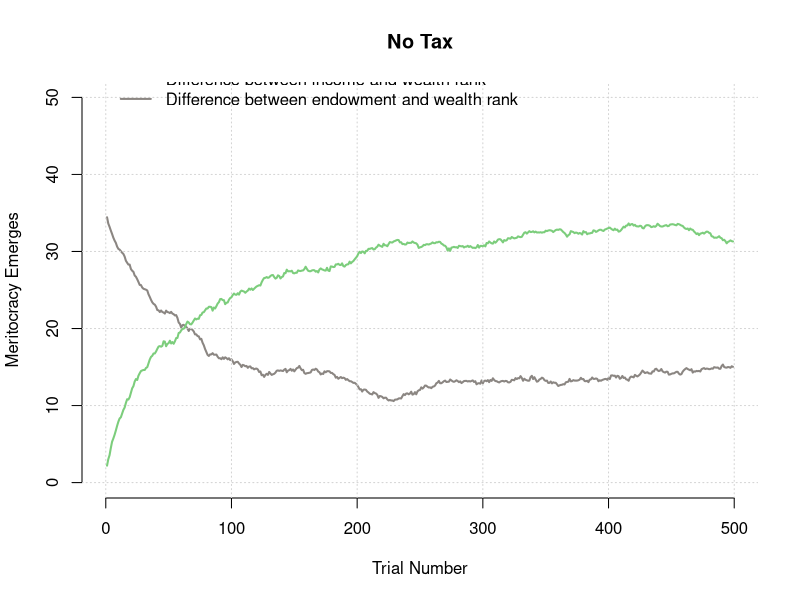
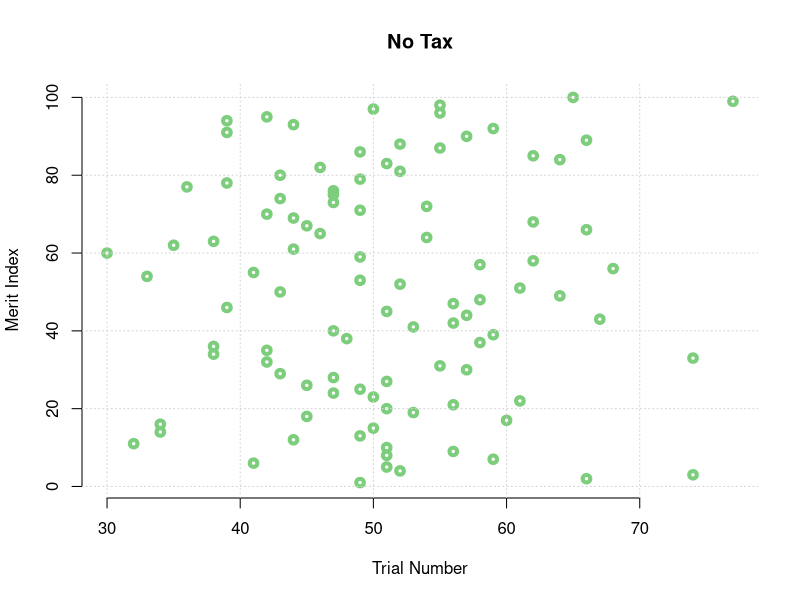
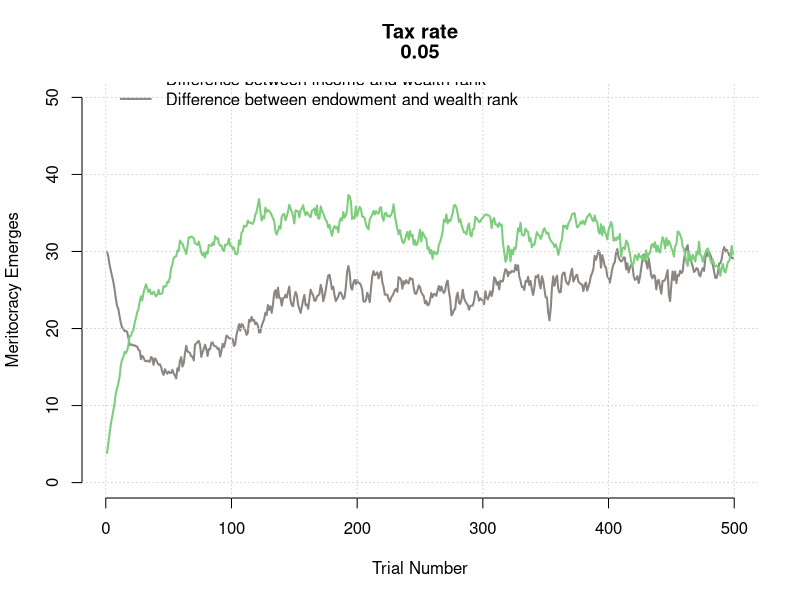
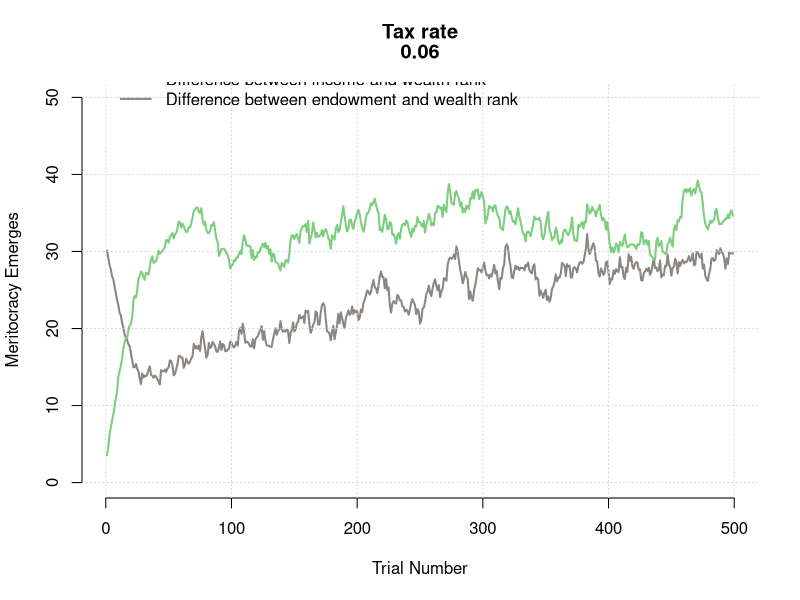
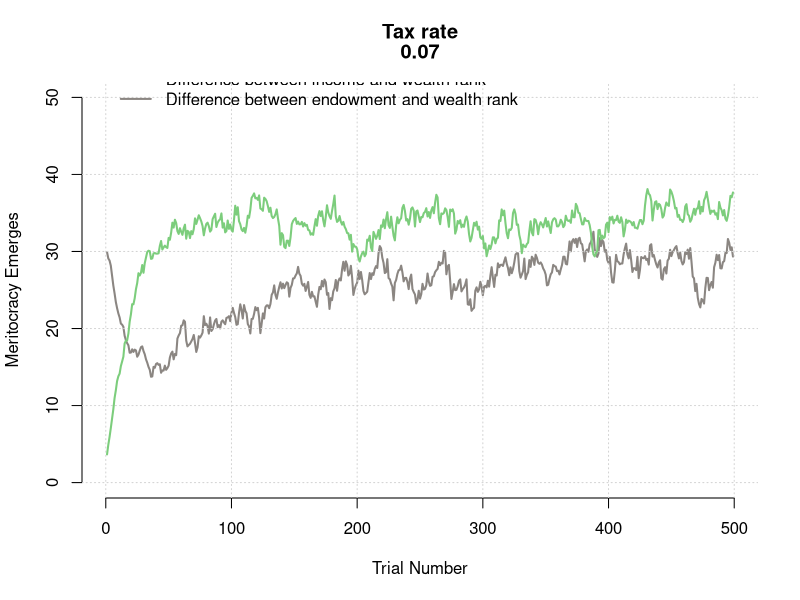
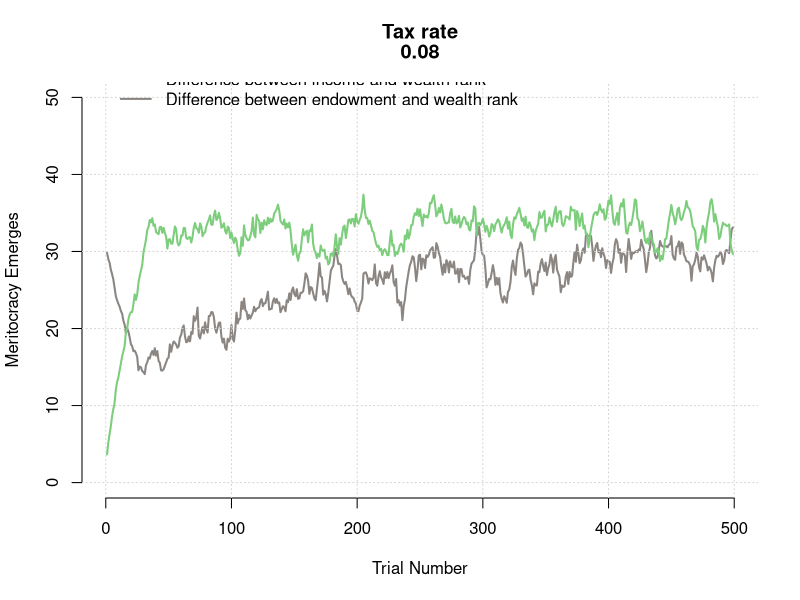
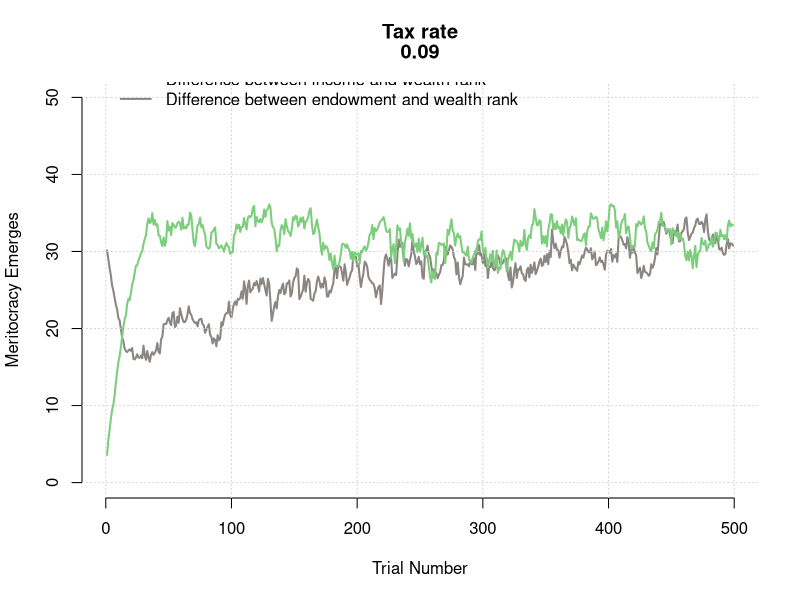
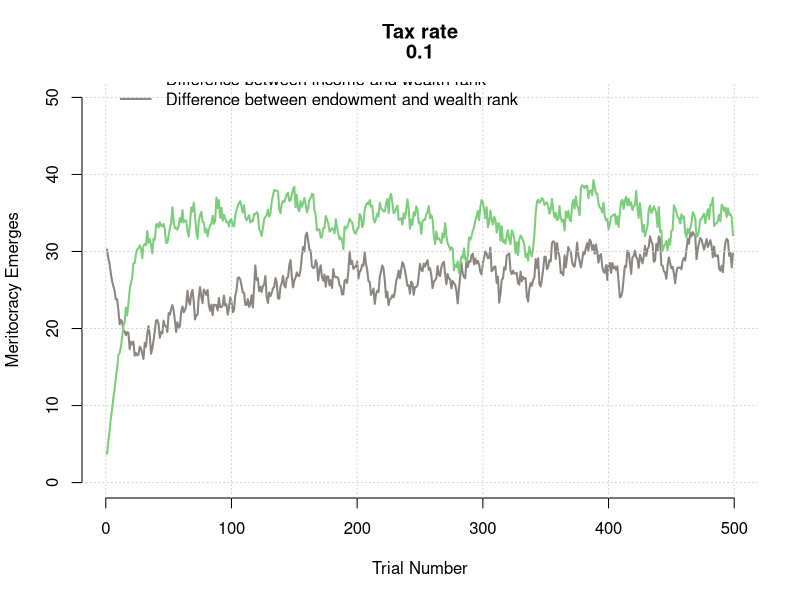

Here is the R script that generated these plots, in order: (Note: this script raises an error after producing the figures.)
## ---- chunk 1
# ATTENTION! RANDOM GROWTH IS NOW AN ATTRIBUTE OF ALL SIMULATIONS
# IN ADDITION TO NTRIALS BEING 500 AND ENDOWMENT * 500

nsim <- 100 # number of simulations to run
nagents <- 100 # number of agents
ntrials <- 500# number of trials in each sim CHANGED FROM 100
merit_index_nt <- c() # define merit index outside sim to fill with values

for (s in 1:nsim){
  endowment <- rgamma(nagents,1,1)*500 # sampling endowment from dist
  income <- rgamma(nagents,1,1)*10 # sampling income from dist
  wealth_rank <- array(0,c(ntrials,nagents)) # setting up arrays
  wealth2endowment <- array(0,c(ntrials,nagents))
  wealth2income <- array(0,c(ntrials,nagents))
  incomeVendowment <- array(0,c(ntrials,nagents))
  wealth <- endowment + income # wealth is income and endowments
  for (tt in 2:ntrials){
    capital_growth <- wealth * ((rbeta(nagents,10,10)*2-1)/5) # sampling growth from dist
    wealth <- wealth + income + capital_growth # add to wealth
    wealth_rank <- rank(wealth) # wealth rank
    wealth2endowment[tt,] <- abs(wealth_rank-rank(endowment)) # calc dif between wealth and endowment
    wealth2income[tt,] <- abs(wealth_rank-rank(income))# and income
    incomeVendowment[tt,] <- wealth2endowment[tt,] - wealth2income[tt,]  
  }
  merit_index_nt[s] <- min(which(rowMeans(incomeVendowment)>0))# get merit index
}

#plot of one sim
plot(rowMeans(wealth2income[2:ntrials,]),
     xlab = "Trial Number",
     ylab = "Meritocracy Emerges",
     main = c("No Tax"),
     ylim = c(0,50),
     type='l',
     lwd=2,
     col="seashell4",
     axes=FALSE)
  axis(1)
  axis(2)
  grid(nx = NULL, ny = NULL, col = "lightgray", lty = "dotted",
       lwd = par("lwd"), equilogs = TRUE)
  lines(rowMeans(wealth2endowment[2:ntrials,]),type='l',ylim=c(0,1),lwd=2,col="palegreen3")
  legend (x = 0.01, y = 55, legend = c("Difference between income and wealth rank","Difference between endowment and wealth rank"),
          col = c("palegreen3","seashell4"), bty = "n", lwd = 2)
# plot merit indices
plot(merit_index_nt,1:nsim,type='p',
     xlab = "Trial Number",
     ylab = "Merit Index",
     main = "No Tax",
     col = "palegreen3",
     lwd=4,axes=FALSE)
axis(1)
axis(2)
grid(nx = NULL, ny = NULL, col = "lightgray", lty = "dotted",
     lwd = par("lwd"), equilogs = TRUE)

# merit index from all the sims
no_tax <- data.frame(condition="nt",value=merit_index_nt)

## ---- chunk 2

nsim <- 100
nagents <- 100
ntrials <- 500
tax_rates <- seq(0.04,.7,.01) # different tax rates

for (s in nsim){
  endowment <- rgamma(nagents,1,1)*500 
  income <- rgamma(nagents,1,1)*10 
  wealth_rank <- array(0,c(ntrials,nagents))
  wealth2endowment <- array(0,c(ntrials,nagents))
  wealth2income <- array(0,c(ntrials,nagents))
  incomeVendowment <- array(0,c(ntrials,nagents))
  wealth <- endowment + income
  tax_rates <- seq(0.04,.7,.01)
  merit_index_p <- array(0,length(tax_rates))
  for (i in 2:length(tax_rates)) { # for every rate of tax
    wealth <- endowment + income
    for (t in 1:ntrials) {
      tax <- wealth*tax_rates[i] # take tax
      state <- sum(tax) # put in public pool
      capital_growth <- wealth * ((rbeta(nagents,10,10)*2-1)/5) # growth
      wealth <- wealth + income + capital_growth - tax + state/nagents # growth and redistribution
      wealth_rank[t,] <- rank(wealth)
      wealth2endowment[t,] <- abs(wealth_rank[t,]-rank(endowment))
      wealth2income[t,] <- abs(wealth_rank[t,]-rank(income))
      incomeVendowment[t,] <- wealth2endowment[t,] - wealth2income[t,]  
    }
    merit_index_p[i] <- min(which(rowMeans(incomeVendowment)>0))
    plot(rowMeans(wealth2income[2:ntrials,]),# plot every tax rate
     xlab = "Trial Number",
     ylab = "Meritocracy Emerges",
     main = c("Tax rate",paste(tax_rates[i])),
     ylim = c(0,50),
     type='l',
     lwd=2,
     col="seashell4",
     axes=FALSE)
    axis(1)
    axis(2)
    grid(nx = NULL, ny = NULL, col = "lightgray", lty = "dotted",
         lwd = par("lwd"), equilogs = TRUE)
    lines(rowMeans(wealth2endowment[2:ntrials,]),type='l',ylim=c(0,1),lwd=2,col="palegreen3")
    legend (x = 0.01, y = 55, legend = c("Difference between income and wealth rank","Difference between endowment and wealth rank"),
            col = c("palegreen3","seashell4"), bty = "n", lwd = 2)
  }
}

# plot merit vs. tax rate 
plot(tax_rates,merit_index_p,type='p',
     xlab = "Tax Rate",
     ylab = "Meritocracy Emerges",
     col = "palegreen3",
     lwd=4,axes=FALSE)
axis(1)
axis(2) 
grid(nx = NULL, ny = NULL, col = "lightgray", lty = "dotted",
     lwd = par("lwd"), equilogs = TRUE)

piketty <- data.frame(condition="piketty",value=merit_index_p)

## ---- chunk 3

nsim <- 100
nagents <- 100
ntrials <- 500
merit_index_vt <- array(0,c(nsim))

for (s in 1:nsim){
  endowment <- rgamma(nagents,1,1)*500 
  income <- rgamma(nagents,1,1)*10
  wealth <- array(0,c(ntrials,nagents))
  wealth_rank <- array(0,c(ntrials,nagents))
  wealth2endowment <- array(0,c(ntrials,nagents))
  wealth2income <- array(0,c(ntrials,nagents))
  incomeVendowment <- array(0,c(ntrials,nagents))
  wealth[1,] <- endowment + income
  tax_rates <- array(0,c(ntrials,nagents)) 
  tax_rate_delta <- 0.01 # here we add a delta for the tax based on growth
  for (t in 2:ntrials) {
    capital_growth <- wealth[t-1,] * ((rbeta(nagents,10,10)*2-1)/5)
    tax_rates[t,capital_growth<0] <- # here is where we change the rates based on growth
      tax_rates[t-1,capital_growth<0] - tax_rate_delta
    tax_rates[t,capital_growth>0 & sum(capital_growth<0)] <-
      tax_rates[t-1,capital_growth>0 & sum(capital_growth<0)] + tax_rate_delta
    tax <- wealth[t-1,]*tax_rates[t,]
    state <- sum(tax)
    wealth[t,] <- wealth[t-1,] + income + capital_growth + (state/nagents) - tax
    wealth_rank[t,] <- rank(wealth[t,])
    wealth2endowment[t,] <- abs(wealth_rank[t,]-rank(endowment))
    wealth2income[t,] <- abs(wealth_rank[t,]-rank(income))
    incomeVendowment[t,] <- wealth2endowment[t,] - wealth2income[t,]  
    merit_index_vt[s] <- min(which(rowMeans(incomeVendowment)>0))
  }
}

vt <- data.frame(condition="vt",value=merit_index_vt)

# ONE SIM ONLY
plot(rowMeans(wealth2income[2:ntrials,]),
     xlab = "Trial Number",
     ylab = "Meritocracy Emerges",
     main = "Voluntary Tax",
     ylim = c(0,50),
     type='l',
     lwd=2,
     col="seashell4",
     axes=FALSE)
axis(1)
axis(2)
grid(nx = NULL, ny = NULL, col = "lightgray", lty = "dotted",
     lwd = par("lwd"), equilogs = TRUE)
lines(rowMeans(wealth2endowment[2:ntrials,]),type='l',ylim=c(0,1),lwd=2,col="palegreen3")
legend (x = 0.0001, y = 55, legend = c("Difference between income and wealth rank","Difference between endowment and wealth rank"),
        col = c("palegreen3","seashell4"), bty = "n", lwd = 2)

#Scatter of all merit indexes
plot(merit_index_vt,1:nsim,type='p',
     xlab = "Trial Number",
     ylab = "Merit Index",
     main = "Voluntary Tax",
     col = "palegreen3",
     lwd=4,axes=FALSE)
axis(1)
axis(2)
grid(nx = NULL, ny = NULL, col = "lightgray", lty = "dotted",
     lwd = par("lwd"), equilogs = TRUE)

## ---- chunk 4

nsim <- 100
nagents <- 100
ntrials <- 500
merit_index_n1 <- array(0,c(nsim))

for (s in 1:nsim){
  endowment <- rgamma(nagents,1,1)*500 
  income <- rgamma(nagents,1,1)*10 
  wealth_rank <- array(0,c(ntrials,nagents))
  wealth2endowment <- array(0,c(ntrials,nagents))
  wealth2income <- array(0,c(ntrials,nagents))
  wealth <- array(0,c(ntrials,nagents)) 
  tax_rates <- array(0,c(ntrials,nagents)) 
  incomeVendowment <- array(0,c(ntrials,nagents))
  wealth[1,] <- endowment + income
  tax_rate_delta <- .01
  group <- as.matrix(sample(30, nagents, replace = T))
  for (t in 2:ntrials){
    capital_growth <- wealth[t-1,] * ((rbeta(nagents,10,10)*2-1)/5)
    wealth_rank[t,] <- rank(wealth[t,])
    tax_rates[t,capital_growth<0] <-
      tax_rates[t-1,capital_growth<0] - tax_rate_delta
    tax_rates[t,capital_growth>0 & sum(capital_growth<0)] <-
      tax_rates[t-1,capital_growth>0 & sum(capital_growth<0)] + tax_rate_delta
    for (i in 1:nagents){ # also change the tax based on if group members are in poverty
      q = i + 1
      if (q %in% 1:nagents == FALSE){
            break
          }# if agents are in same group and one is fine while the other is doing badly
      if ((group[i,] == group[q,])&&((wealth_rank[t-1, i]>20) && (wealth_rank[t-1, q]<=20))){
        tax_rates[t,i] <- tax_rates[t-1,i] + tax_rate_delta #make the fine agent give more
        }else{
          q = q + 1
        }
    }
    tax <- wealth[t-1,] * tax_rates[t,]
    state <- sum(tax)
    wealth[t,] <- wealth[t-1,] + income + capital_growth + (state/nagents) - tax
    wealth_rank[t,] <- rank(wealth[t,])
    wealth2endowment[t,] <- abs(wealth_rank[t,]-rank(endowment))
    wealth2income[t,] <- abs(wealth_rank[t,]-rank(income))
    incomeVendowment[t,] <- wealth2endowment[t,] - wealth2income[t,]
    merit_index_n1[s] <- min(which(rowMeans(incomeVendowment)>0))
  }
}

nudge1 <- data.frame(condition="n1",value=merit_index_n1)

# ONE SIM ONLY
plot(rowMeans(wealth2income[2:ntrials,]),
     xlab = "Trial Number",
     ylab = "Meritocracy Emerges",
     main = "Identifiable Victim Effect",
     ylim = c(0,50),
     type='l',
     lwd=2,
     col="seashell4",
     axes=FALSE)
axis(1)
axis(2)
grid(nx = NULL, ny = NULL, col = "lightgray", lty = "dotted",
     lwd = par("lwd"), equilogs = TRUE)
lines(rowMeans(wealth2endowment[2:ntrials,]),type='l',ylim=c(0,1),lwd=2,col="palegreen3")
legend (x = 0.001, y = 55, legend = c("Difference between income and wealth rank","Difference between endowment and wealth rank"),
        col = c("palegreen3","seashell4"), bty = "n", lwd = 2)

# scatter plot
plot(merit_index_n1,1:nsim,type='p',
     xlab = "Trial Number",
     ylab = "Merit Index",
     main = "Identifiable Victim Effect",
     col = "palegreen3",
     lwd=4,axes=FALSE)
axis(1)
axis(2)
grid(nx = NULL, ny = NULL, col = "lightgray", lty = "dotted",
     lwd = par("lwd"), equilogs = TRUE)

## ---- chunk 5

# short format
df <- cbind(no_tax, vt, piketty, nudge1)#, nudge2)

# unequal lengths so add NAs
# piketty1 <- data.frame(condition=rep(NA,33),value=rep(NA, 33))
# piketty<-merge(piketty1, piketty,all=TRUE)

# long format
df<- merge(no_tax,vt, by.x = c("condition","value"), all = T)
df<- merge(df,piketty, by.x = c("condition","value"), all = T)
df<- merge(df,nudge1, by.x = c("condition","value"), all = T)
#df<- merge(df,nudge2, by.x = c("condition","value"), all = T)

#infs
is.na(df) <- sapply(df, is.infinite)

# to repeat analysis
write.csv(df, file = "Merit_Indices",row.names = F)

